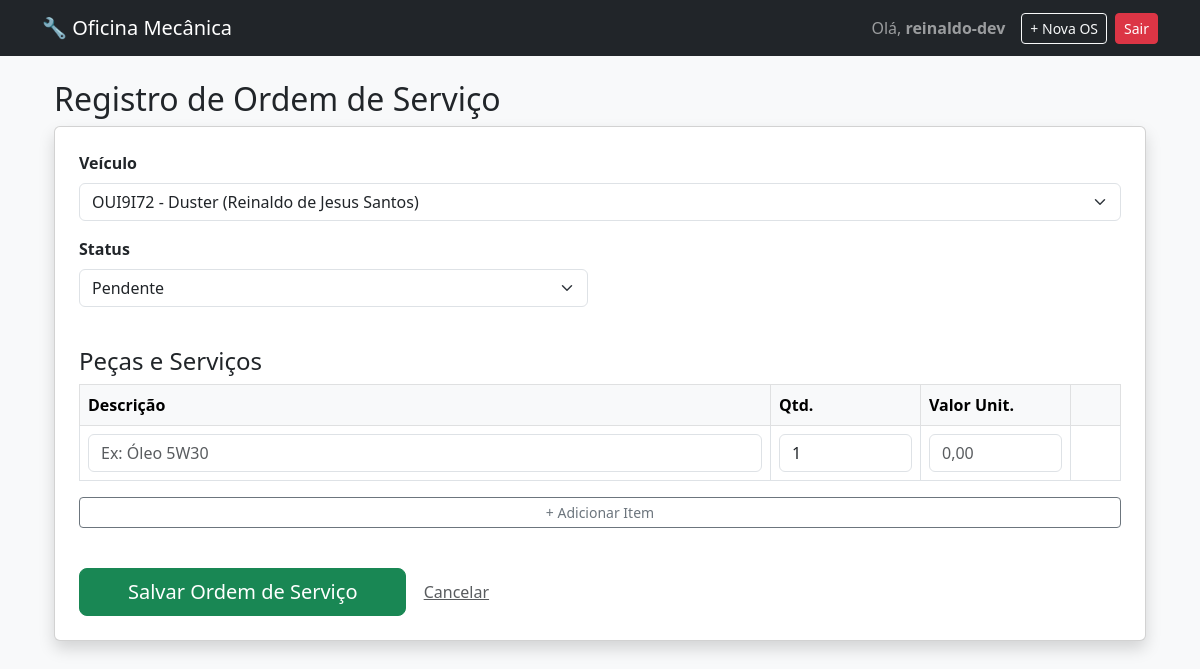
/oficina/os/editar/8/ (signed in), run on the app's committed database.
### gestao/models.py (models this page shows, shortened)
class OrdemServico(models.Model):
    STATUS_CHOICES = [
        ("P", "Pendente"),
        ("A", "Aprovado"),
        ("F", "Finalizado"),
        ("C", "Cancelado"),  # Adicionei Cancelado para maior controle
    ]
    veiculo = models.ForeignKey(Veiculo, on_delete=models.CASCADE)
    mecanico = models.ForeignKey(User, on_delete=models.PROTECT)
    data_criacao = models.DateTimeField(auto_now_add=True)
    status = models.CharField(max_length=1, choices=STATUS_CHOICES, default="P")
    observacoes = models.TextField(blank=True)

class Veiculo(models.Model):
    cliente = models.ForeignKey(
        Cliente, on_delete=models.CASCADE, related_name="veiculos"
    )
    placa = models.CharField(max_length=7, unique=True)
    modelo = models.CharField(max_length=50)
    marca = models.CharField(max_length=50)

### gestao/views.py (the view, shortened to what this page needs)
# urls.py: path("os/editar/<int:pk>/", views.nova_os, name="editar_os"),
@login_required
def nova_os(request, pk=None):
    os_instancia = get_object_or_404(OrdemServico, pk=pk) if pk else None
    veiculos = Veiculo.objects.all()
    return render(
        request, "gestao/form_os.html", {"veiculos": veiculos, "os": os_instancia}
    )

### gestao/templates/gestao/form_os.html (shortened to what this page needs)
{% extends 'gestao/base.html' %} {% load crispy_forms_tags %}
{% block content %}
<div class="container mt-4">
    <h2>Registro de Ordem de Serviço</h2>
    <form method="post" class="card p-4 shadow">
        <div class="row">
            <div class="col-12 mb-3">
                <label class="form-label fw-bold">Veículo</label>
                <select name="veiculo" class="form-select" required>
                    {% for v in veiculos %}
                    <option value="{{ v.id }}" {% if os.veiculo.id == v.id %}selected{% endif %}>
                        {{ v.placa }} - {{ v.modelo }} ({{ v.cliente.nome }})
                    </option>
                    {% endfor %}
                </select>
            </div>
            <div class="col-md-6 mb-3">
                <label class="form-label fw-bold">Status</label>
                <select name="status" class="form-select">
                    <option value="P" {% if os.status == 'P' %}selected{% endif %}>Pendente</option>
                </select>
            </div>
        </div>
        <h4 class="mt-4">Peças e Serviços</h4>
        <div class="table-responsive">
            <table class="table table-bordered" id="tabela-itens">
                <thead class="table-light">
                    <tr>
                        <th>Descrição</th>
                        <th style="width: 150px;">Qtd.</th>
                        <th style="width: 150px;">Valor Unit.</th>
                        <th style="width: 50px;"></th>
                    </tr>
                </thead>
                <tbody id="itens-body">
                    <tr>
                        <td><input type="text" name="descricao[]" class="form-control" required
                                placeholder="Ex: Óleo 5W30">
                        </td>
                        <td><input type="number" name="quantidade[]" class="form-control" step="0.01" value="1"
                                required></td>
                        <td><input type="text" name="valor[]" class="form-control" placeholder="0,00" required></td>
                        <td></td>
                    </tr>
                </tbody>
            </table>
        </div>
        <button type="button" class="btn btn-outline-secondary btn-sm mb-4" id="add-item">
            + Adicionar Item
        </button>
        <div class="mt-3">
            <button type="submit" class="btn btn-success btn-lg px-5">Salvar Ordem de Serviço</button>
            <a href="{% url 'dashboard' %}" class="btn btn-link text-muted">Cancelar</a>
        </div>
    </form>
</div>
    {% endblock %}

### gestao/templates/gestao/base.html (shortened to what this page needs)
<!DOCTYPE html>
<html lang="pt-br">
<head>
    <link href="https://cdn.jsdelivr.net/npm/bootstrap@5.3.0/dist/css/bootstrap.min.css" rel="stylesheet">
</head>
<body class="bg-light">
    <nav class="navbar navbar-expand-lg navbar-dark bg-dark mb-4">
        <div class="container">
            <a class="navbar-brand" href="{% url 'dashboard' %}">🔧 Oficina Mecânica</a>
            <div class="d-flex align-items-center">
                {% if user.is_authenticated %}
                <span class="navbar-text me-3">
                    Olá, <strong>{{ user.username }}</strong>
                </span>
                <a href="{% url 'nova_os' %}" class="btn btn-sm btn-outline-light me-2">+ Nova OS</a>
                <a href="/admin/logout/" class="btn btn-sm btn-danger">Sair</a>
                {% endif %}
            </div>
        </div>
        </nav>
    <div class="container">
        {% block content %}
        {% endblock %}
    </div>
</body>
</html>

### data on the page
OrdemServico: veiculo "OUI9I72 - Duster (Reinaldo de Jesus Santos)", status "Pendente"

### other printed values
{{ user.username }} "reinaldo-dev"
